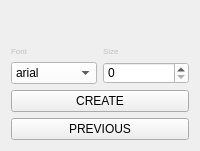
                <widget class="QWidget" name="F1_p8">
                 <layout class="QVBoxLayout" name="verticalLayout_103">
                  <item>
                   <layout class="QVBoxLayout" name="verticalLayout_27">
                    <item>
                     <widget class="QLabel" name="label_46">
                      <property name="font">
                       <font>
                        <pointsize>6</pointsize>
                       </font>
                      </property>
                      <property name="text">
                       <string/>
                      </property>
                      <property name="pixmap">
                       <pixmap resource="f1.qrc">:/newPrefix/Pic/ready.jpg</pixmap>
                      </property>
                      <property name="scaledContents">
                       <bool>true</bool>
                      </property>
                      <property name="alignment">
                       <set>Qt::AlignLeading|Qt::AlignLeft|Qt::AlignVCenter</set>
                      </property>
                     </widget>
                    </item>
                    <item>
                     <widget class="QLabel" name="label_73">
                      <property name="styleSheet">
                       <string notr="true">color: rgb(255, 170, 0);
font: 75 8pt &quot;MS Shell Dlg 2&quot;;</string>
                      </property>
                      <property name="text">
                       <string/>
                      </property>
                      <property name="alignment">
                       <set>Qt::AlignCenter</set>
                      </property>
                     </widget>
                    </item>
                    <item>
                     <layout class="QHBoxLayout" name="horizontalLayout_46">
                      <item>
                       <layout class="QVBoxLayout" name="verticalLayout_18">
                        <item>
                         <widget class="QLabel" name="label_52">
                          <property name="font">
                           <font>
                            <pointsize>6</pointsize>
                           </font>
                          </property>
                          <property name="styleSheet">
                           <string notr="true">color: rgb(191, 191, 191);</string>
                          </property>
                          <property name="text">
                           <string>Font</string>
                          </property>
                         </widget>
                        </item>
                        <item>
                         <widget class="QComboBox" name="font_f1_combo">
                          <property name="sizePolicy">
                           <sizepolicy hsizetype="Preferred" vsizetype="Minimum">
                            <horstretch>0</horstretch>
                            <verstretch>0</verstretch>
                           </sizepolicy>
                          </property>
                          <property name="styleSheet">
                           <string notr="true">background-color: rgb(255, 255, 255);</string>
                          </property>
                          <item>
                           <property name="text">
                            <string>arial</string>
                           </property>
                          </item>
                          <item>
                           <property name="text">
                            <string>times</string>
                           </property>
                          </item>
                          <item>
                           <property name="text">
                            <string>courier</string>
                           </property>
                          </item>
                         </widget>
                        </item>
                       </layout>
                      </item>
                      <item>
                       <layout class="QVBoxLayout" name="verticalLayout_17">
                        <item>
                         <widget class="QLabel" name="label_53">
                          <property name="sizePolicy">
                           <sizepolicy hsizetype="Preferred" vsizetype="Minimum">
                            <horstretch>0</horstretch>
                            <verstretch>0</verstretch>
                           </sizepolicy>
                          </property>
                          <property name="font">
                           <font>
                            <pointsize>6</pointsize>
                           </font>
                          </property>
                          <property name="styleSheet">
                           <string notr="true">color: rgb(191, 191, 191);</string>
                          </property>
                          <property name="text">
                           <string>Size</string>
                          </property>
                         </widget>
                        </item>
                        <item>
                         <widget class="QSpinBox" name="fontsize_f1_spinbox">
                          <property name="styleSheet">
                           <string notr="true">background-color: rgb(255, 255, 255);</string>
                          </property>
                         </widget>
                        </item>
                       </layout>
                      </item>
                     </layout>
                    </item>
                    <item>
                     <widget class="QPushButton" name="f1_create_button">
                      <property name="sizePolicy">
                       <sizepolicy hsizetype="Preferred" vsizetype="Minimum">
                        <horstretch>0</horstretch>
                        <verstretch>0</verstretch>
                       </sizepolicy>
                      </property>
                      <property name="styleSheet">
                       <string notr="true">QPushButton {
	color: rgb(0, 0, 0);
	background-color: rgb(191, 191 191);
}
QPushButton:hover {
	color: rgb(255, 255, 255);
	background-color: rgb(0, 68, 100);
}</string>
                      </property>
                      <property name="text">
                       <string>CREATE</string>
                      </property>
                     </widget>
                    </item>
                    <item>
                     <widget class="QPushButton" name="F8_PREVIOUS">
                      <property name="sizePolicy">
                       <sizepolicy hsizetype="Preferred" vsizetype="Minimum">
                        <horstretch>0</horstretch>
                        <verstretch>0</verstretch>
                       </sizepolicy>
                      </property>
                      <property name="styleSheet">
                       <string notr="true">QPushButton {
	color: rgb(0, 0, 0);
	background-color: rgb(191, 191 191);
}
QPushButton:hover {
	color: rgb(255, 255, 255);
	background-color: rgb(0, 68, 100);
}</string>
                      </property>
                      <property name="text">
                       <string>PREVIOUS</string>
                      </property>
                     </widget>
                    </item>
                   </layout>
                  </item>
                 </layout>
                </widget>
